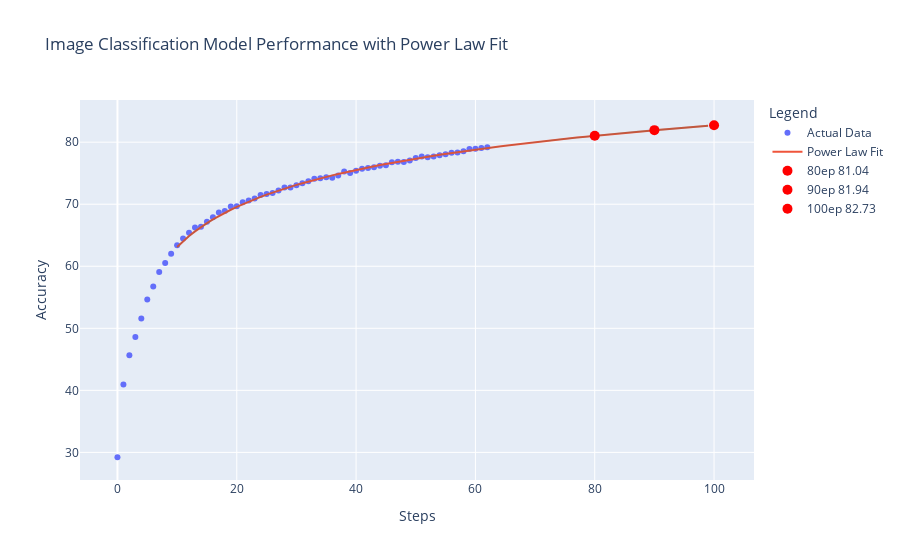

Notebook source saved alongside this figure:
### Code cell
best_func = power_func
# best_func = log_linear_func
# Extract step and bbox/AP columns
steps = df['epoch'].values
acc_scores = df['val/acc1'].values


# Fit the function
popt, pcov = curve_fit(best_func, steps[1:], acc_scores[1:], p0=[50, 50, 0.1], sigma=sigma[1:])
print(popt)
# popt, pcov = curve_fit(mixed_func, steps, acc_scores, p0=p0, maxfev=5000)

n_steps_per_10_epochs = 10
n_epoch_marks = [80, 90, 100]

MAX = n_epoch_marks[-1]/10 * n_steps_per_10_epochs
# Generate points for the fitted curve
x_fit = np.arange(steps[10], MAX, 1)
y_fit = best_func(x_fit, *popt)
# 
# # Calculate confidence intervals
# alpha = 0.7  # 95% confidence interval
# n = len(steps)
# p = len(popt)  # number of parameters
# dof = max(0, n - p)  # degrees of freedom
# 
# # Student's t-distribution for alpha/2 and dof
# tval = np.abs(stats.t.ppf(alpha / 2, dof))
# 
# # Calculate standard errors
# sigma = np.sqrt(np.diag(pcov))
# 
# # Calculate confidence intervals
# ci = tval * sigma
# 
# # Generate upper and lower confidence bounds
# lower = best_func(x_fit, *(popt - ci))
# upper = best_func(x_fit, *(popt + ci))
lower, upper = compute_confidence_band(best_func, x_fit, popt, pcov, steps, alpha=0.1)
# Create the plot
fig = go.Figure()

# Add the actual data points
fig.add_trace(go.Scatter(x=steps, y=acc_scores, mode="markers", name="Actual Data"))

# Add the fitted curve
fig.add_trace(go.Scatter(x=x_fit, y=y_fit, mode="lines", name="Power Law Fit"))


# Add the confidence intervals
fig.add_trace(
    go.Scatter(
        x=np.concatenate([x_fit, x_fit[::-1]]),
        y=np.concatenate([upper, lower[::-1]]),
        fill="toself",
        fillcolor="rgba(0,100,80,0.2)",
        line=dict(color="rgba(255,255,255,0)"),
        hoverinfo="skip",
        showlegend=False,
    )
)

# Update layout
fig.update_layout(
    title="Image Classification Model Performance with Power Law Fit",
    xaxis_title="Steps",
    yaxis_title="Accuracy",
    legend_title="Legend",
    hovermode="x",
)
# plot one point corresponding to MAX
for i, mark in enumerate(n_epoch_marks):
    # y_MAX = best_func(MAX, *popt)
    # fig.add_trace(
    #     go.Scatter(
    #         x=[MAX],
    #         y=[y_MAX],
    #         mode="markers",
    #         name=f"100ep {y_MAX:.2f}",
    #         marker=dict(size=10, color="red"),
    #     )
    # )
    yy = best_func(mark * n_steps_per_10_epochs/10, *popt)
    xx = mark * n_steps_per_10_epochs/10
    fig.add_trace(
        go.Scatter(
            x=[xx],
            y=[yy],
            mode="markers",
            name=f"{mark}ep {yy:.2f}",
            marker=dict(size=10, color="red"),
        )
    )

# Show the plot
fig.show()

# Print the model parameters and their confidence intervals
print("Model Parameters:")
param_names = ["a", "b", "c"]
# for name, value, error in zip(param_names, popt, ci):
#     print(f"{name}: {value:.4f} ± {error:.4f}")

# Forecast for future steps
future_steps = np.array([90000, MAX])
forecasts = best_func(future_steps, *popt)

print("\nForecasts:")
for step, forecast in zip(future_steps, forecasts):
    print(f"Step {step}: {forecast:.4f}")

### Figure 1 — Plotly figure (JSON) as saved in the notebook; plotly's stock layout.template omitted (floating-point values rounded to 4 significant figures; data arrays with more than 128 entries replaced by an {"elided": "..."} marker saying what was removed)
{"data": [{"mode": "markers", "name": "Actual Data", "type": "scatter", "x": [0, 1, 2, 3, 4, 5, 6, 7, 8, 9, 10, 11, 12, 13, 14, 15, 16, 17, 18, 19, 20, 21, 22, 23, 24, 25, 26, 27, 28, 29, 30, 31, 32, 33, 34, 35, 36, 37, 38, 39, 40, 41, 42, 43, 44, 45, 46, 47, 48, 49, 50, 51, 52, 53, 54, 55, 56, 57, 58, 59, 60, 61, 62], "y": [29.22, 40.96, 45.67, 48.61, 51.57, 54.63, 56.72, 59.06, 60.52, 62.03, 63.38, 64.47, 65.39, 66.23, 66.39, 67.18, 67.89, 68.65, 68.92, 69.64, 69.66, 70.33, 70.6, 70.93, 71.49, 71.64, 71.82, 72.22, 72.71, 72.71, 73.06, 73.36, 73.69, 74.12, 74.19, 74.34, 74.26, 74.64, 75.27, 75.04, 75.39, 75.72, 75.84, 75.95, 76.21, 76.27, 76.75, 76.84, 76.81, 77.04, 77.46, 77.71, 77.57, 77.7, 77.9, 78.05, 78.3, 78.35, 78.55, 78.89, 78.94, 79.07, 79.16]}, {"mode": "lines", "name": "Power Law Fit", "type": "scatter", "x": [10, 11, 12, 13, 14, 15, 16, 17, 18, 19, 20, 21, 22, 23, 24, 25, 26, 27, 28, 29, 30, 31, 32, 33, 34, 35, 36, 37, 38, 39, 40, 41, 42, 43, 44, 45, 46, 47, 48, 49, 50, 51, 52, 53, 54, 55, 56, 57, 58, 59, 60, 61, 62, 63, 64, 65, 66, 67, 68, 69, 70, 71, 72, 73, 74, 75, 76, 77, 78, 79, 80, 81, 82, 83, 84, 85, 86, 87, 88, 89, 90, 91, 92, 93, 94, 95, 96, 97, 98, 99], "y": [63.12, 64.04, 64.86, 65.62, 66.31, 66.95, 67.55, 68.1, 68.62, 69.11, 69.57, 70.0, 70.42, 70.81, 71.18, 71.54, 71.88, 72.21, 72.52, 72.82, 73.11, 73.39, 73.66, 73.92, 74.17, 74.42, 74.65, 74.88, 75.11, 75.32, 75.53, 75.73, 75.93, 76.13, 76.32, 76.5, 76.68, 76.85, 77.02, 77.19, 77.35, 77.51, 77.67, 77.82, 77.97, 78.12, 78.26, 78.4, 78.54, 78.68, 78.81, 78.94, 79.07, 79.19, 79.32, 79.44, 79.56, 79.67, 79.79, 79.9, 80.02, 80.13, 80.23, 80.34, 80.45, 80.55, 80.65, 80.75, 80.85, 80.95, 81.04, 81.14, 81.23, 81.33, 81.42, 81.51, 81.6, 81.68, 81.77, 81.85, 81.94, 82.02, 82.1, 82.19, 82.27, 82.35, 82.42, 82.5, 82.58, 82.65]}, {"fill": "toself", "fillcolor": "rgba(0,100,80,0.2)", "hoverinfo": "skip", "line": {"color": "rgba(255,255,255,0)"}, "showlegend": false, "type": "scatter", "x": {"elided": "180 int values"}, "y": {"elided": "180 float values"}}, {"marker": {"color": "red", "size": 10}, "mode": "markers", "name": "80ep 81.04", "type": "scatter", "x": [80], "y": [81.04]}, {"marker": {"color": "red", "size": 10}, "mode": "markers", "name": "90ep 81.94", "type": "scatter", "x": [90], "y": [81.94]}, {"marker": {"color": "red", "size": 10}, "mode": "markers", "name": "100ep 82.73", "type": "scatter", "x": [100], "y": [82.73]}], "layout": {"hovermode": "x", "legend": {"title": {"text": "Legend"}}, "title": {"text": "Image Classification Model Performance with Power Law Fit"}, "xaxis": {"title": {"text": "Steps"}}, "yaxis": {"title": {"text": "Accuracy"}}}}
